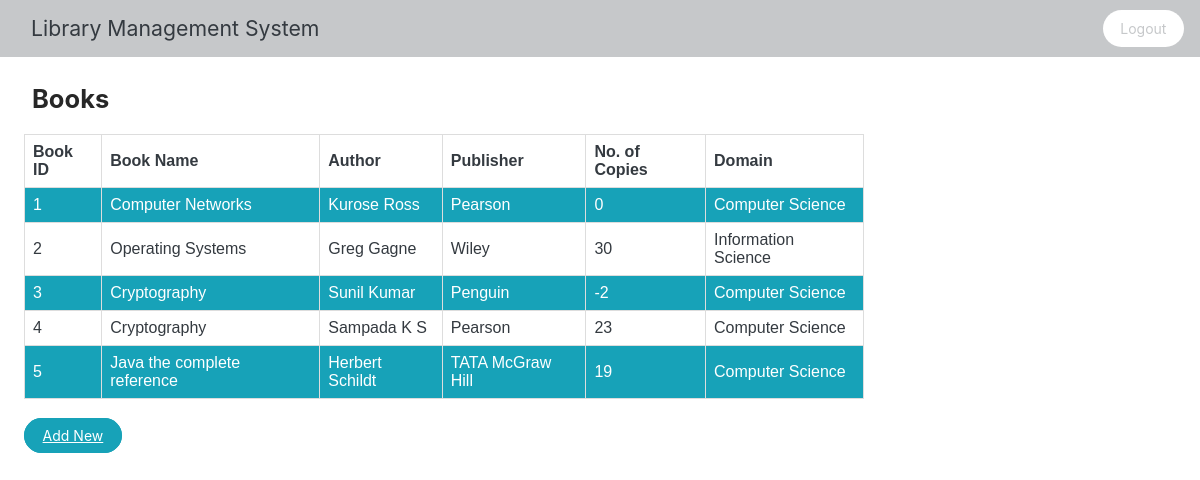
/myphpproject/ViewBooks.php, run on the app's committed database.
### tables this page shows
CREATE TABLE `Book` (
  `Book_id` varchar(50) NOT NULL,
  `Book_Name` varchar(255) NOT NULL,
  `Author` text NOT NULL,
  `Publisher` text NOT NULL,
  `No_of_copies` int(11) DEFAULT NULL,
  `Domain` text DEFAULT NULL
);

### myphpproject/ViewBooks.php (the view, shortened to what this page needs)
<html>
    <head>
        <link rel="stylesheet" href="style.css">
    </head>
    <body>
        <div class="navbar navbar-expand-lg fixed-top navbar-light bg-light">
            <div class="container navbar-brand">Library Management System</div>
                <a href="./logout.php" class="logout-button">Logout</a>
        </div>
        <h2>Books</h2>
        <table>
            <tr>
                <th scope="col">Book ID</th>
                <th scope="col">Book Name</th>
                <th scope="col">Author</th>
                <th scope="col">Publisher</th>
                <th scope="col">No. of Copies</th>
                <th scope="col">Domain</th>
            </tr>
        <?php
            require 'connection.php';
            $query=mysqli_query($conn,"SELECT * from Book");
            if($query)
            {
                while($row=mysqli_fetch_assoc($query))
                {
                        echo "<tr>";
                        echo "<td>" .$row['Book_id']. "</td>";
                        echo "<td>".$row['Book_Name']."</td>";
                        echo "<td>".$row['Author']."</td>";
                        echo "<td>".$row['Publisher']."</td>";
                        echo "<td>".$row['No_of_copies']."</td>";
                        echo "<td>".$row['Domain']."</td>";
                        echo "</tr>";
                }
            }
        ?>
        </table>
        <br>
        <a class="btn btn-primary" href="AddBook.php">Add New</a>
    </body>
</html>

### myphpproject/style.css (style rules this page uses)
h1, h2, h4, h5, h6 { margin-top:5rem; margin-left:2rem; margin-bottom: 1rem; color:#272727; }
body { margin: 0; font-family: -apple-system, BlinkMacSystemFont, "Segoe UI", Roboto, "Helvetica Neue", Arial, "Noto Sans", sans-serif, "Apple Color Emoji", "Segoe UI Emoji", "Segoe UI Symbol", "Noto Color Emoji"; font-size: 1.063rem; font-weight: 400; line-height: 1.5; color: #343a40; text-align: left; background-color: #fff; }
.navbar { position: relative; display: flex; flex-wrap: wrap; align-items: center; justify-content: space-between; padding: 0.5rem 1rem; margin-bottom: 2%; }
.fixed-top { position: fixed; top: 0; right: 0; left: 0; z-index: 1030; }
.navbar-expand-lg { flex-flow: row nowrap; justify-content: flex-start; }
.navbar-light .navbar-brand { color: #343a40; }
.bg-light { background-color: #c6c8ca; border-color: #95999c; }
.navbar-brand { display: inline-block; padding-top: 0.3006875rem; padding-bottom: 0.3006875rem; margin-right: 1rem; font-size: 1.32875rem; line-height: inherit; white-space: nowrap; }
.container { width: 100%; padding-right: 15px; padding-left: 15px; margin-right: auto; margin-left: auto; }
.btn { font-weight: 400; color: #343a40; text-align: center; vertical-align: middle; background-color: transparent; border: 1px solid transparent; padding: 0.5rem 1.1rem; font-size: 0.875rem; line-height: 1.5; border-radius: 1.5rem; }
.logout-button { color: #c6c8ca; text-align: center; vertical-align: middle; background-color: white; padding: 0.5rem 1.1rem; font-size: 0.875rem; line-height: 1.5; border-radius: 1.5rem; text-decoration: none; }
.btn-primary { color: #fff; background-color: #17a2b8; border-color: #17a2b8; }

### myphpproject/ViewBooks.php (style rules this page uses)
table { font-family: arial, sans-serif; border-collapse: collapse; width: 70%; margin-left: 2%; }
td, th { border: 1px solid #dddddd; text-align: left; padding: 8px; }
tr:nth-child(even) { background-color:#17a2b8; color: white; }
a { margin-left: 2%; }

### data on the page
book: Book_id "1", Book_Name "Computer Networks", Author "Kurose Ross", Publisher "Pearson", No_of_copies "0", Domain "Computer Science"
book: Book_id "2", Book_Name "Operating Systems", Author "Greg Gagne", Publisher "Wiley", No_of_copies "30", Domain "Information Science"
book: Book_id "3", Book_Name "Cryptography", Author "Sunil Kumar", Publisher "Penguin", No_of_copies "-2", Domain "Computer Science"
book: Book_id "4", Book_Name "Cryptography", Author "Sampada K S", Publisher "Pearson", No_of_copies "23", Domain "Computer Science"
book: Book_id "5", Book_Name "Java the complete reference", Author "Herbert Schildt", Publisher "TATA McGraw Hill", No_of_copies "19", Domain "Computer Science"
